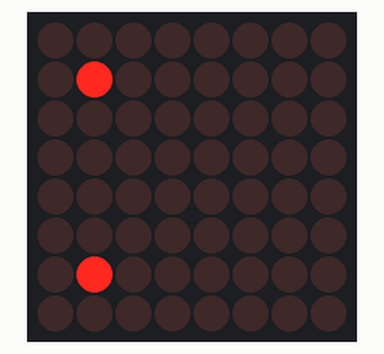
Simulated run of this sketch. Board: Arduino Uno, built with avr-gcc and run on an emulated ATmega328P. Parts: 8×8 LED matrix.

Above: at 0.1 s.
At 0.7 s:
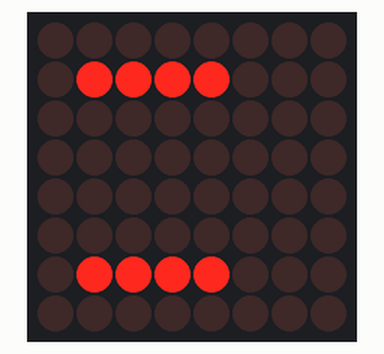
At 1.2 s:
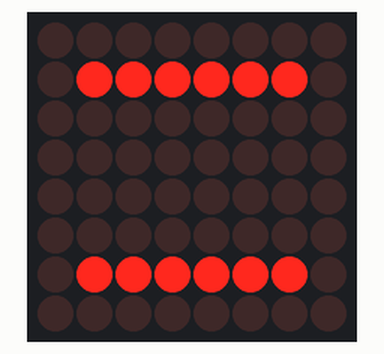
At 1.7 s:
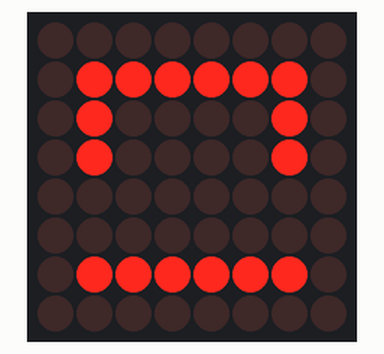
At 2.2 s:
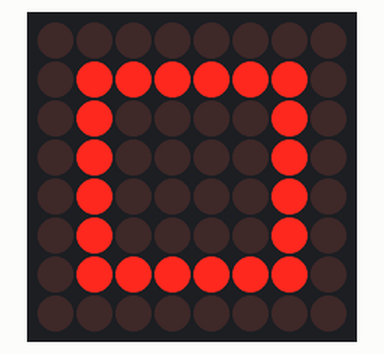
At 2.7 s:
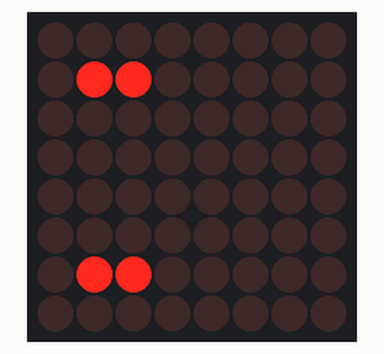

The sketch:

Eje_5_Matriz_de_Led.ino
```cpp
#include "LedControl.h"
LedControl lc=LedControl(7,5,6,1);
int Fila=1;
int Columna=1;

void setup() {
lc.shutdown(0,false);
lc.setIntensity(0,12);
lc.clearDisplay(0);
}

void loop() {


for(Columna=1;Columna<7;Columna++){
lc.setLed(0,1,Columna,true);
lc.setLed(0,6,Columna,true);
delay(200);
}

for(Fila=1;Fila<7;Fila++){
lc.setLed(0,Fila,1,true);
lc.setLed(0,Fila,6,true);
delay(200);
}

lc.clearDisplay(0);

}
```

Measured:
- by itself, everything shown: repeats every 2.4 s, in 11 steps
- what the display in image 2 shows lasts 0.4 s, from 1.0 s to 1.4 s
